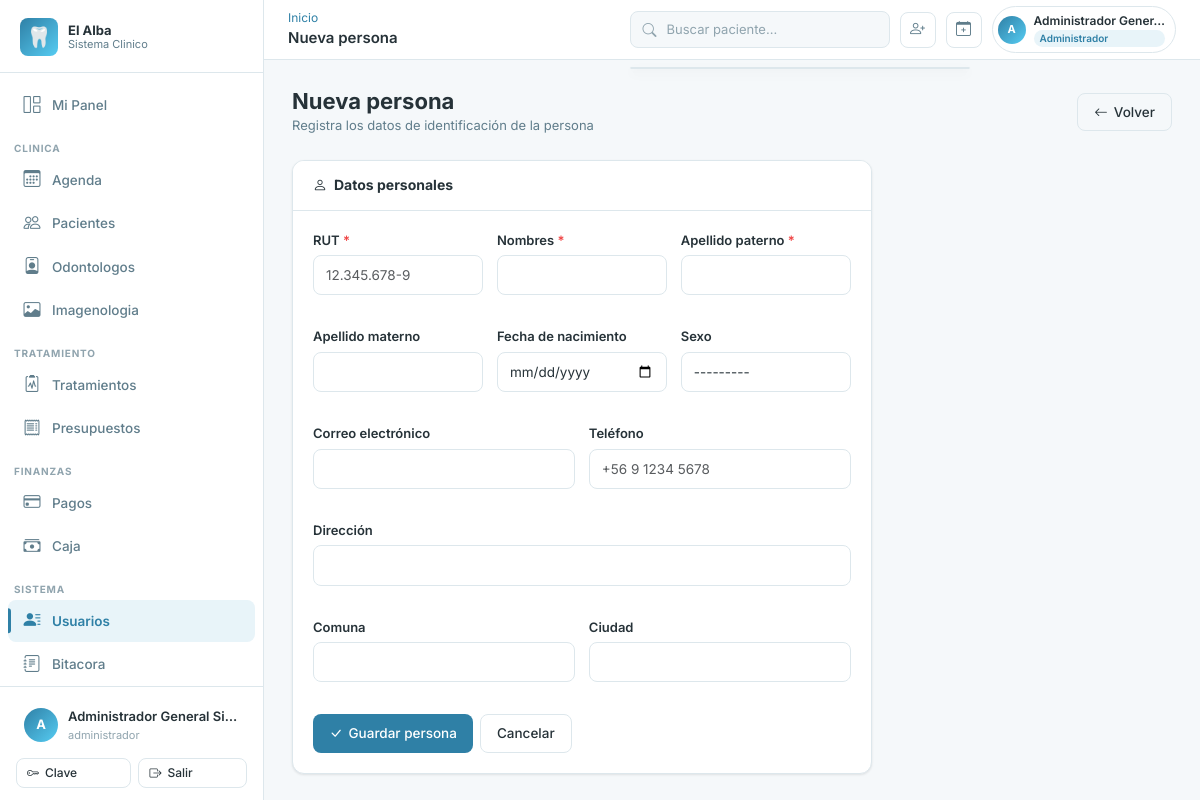
/personas/nuevo/ (signed in), run on the app's committed database.
### apps/accounts/models.py (models this page shows, shortened)
class Usuario(AbstractBaseUser):
    ESTADO_ACTIVO = "activo"
    ESTADO_INACTIVO = "inactivo"
    ESTADO_BLOQUEADO = "bloqueado"
    ESTADO_CHOICES = [
        (ESTADO_ACTIVO, "Activo"),
        (ESTADO_INACTIVO, "Inactivo"),
        (ESTADO_BLOQUEADO, "Bloqueado"),
    ]
    id_usuario = models.AutoField(primary_key=True)
    id_persona = models.OneToOneField(
        "personas.Persona",
        db_column="id_persona",
        on_delete=models.RESTRICT,
        related_name="usuario",
    )
    username = models.CharField(max_length=50, unique=True)
    password_hash = models.CharField(max_length=255)
    estado_acceso = models.CharField(
        max_length=20, choices=ESTADO_CHOICES, default=ESTADO_ACTIVO
    )
    ultimo_acceso = models.DateTimeField(null=True, blank=True)
    fecha_creacion = models.DateTimeField(default=timezone.now)
    fecha_actualizacion = models.DateTimeField(auto_now=True)
    is_staff = models.BooleanField(default=False)
    is_superuser = models.BooleanField(default=False)
    PASSWORD_FIELD = "password_hash"
    USERNAME_FIELD = "username"
    REQUIRED_FIELDS = []
    objects = UsuarioManager()
    class Meta:
        db_table = "usuarios"
        verbose_name = "Usuario"
        verbose_name_plural = "Usuarios"
        permissions = [
            ("disable_usuario", "Puede inhabilitar usuario"),
            ("reactivate_usuario", "Puede reactivar usuario"),
            ("reset_password_usuario", "Puede resetear password de usuario"),
        ]
    def has_perm(self, perm, obj=None):
        if self.is_superuser:
            return True
    def has_perms(self, perm_list, obj=None):
        if not isinstance(perm_list, (list, tuple)):
            perm_list = [perm_list]
        return all(self.has_perm(perm, obj) for perm in perm_list)
    def tiene_rol(self, *roles: str) -> bool:
        if self.is_superuser:
            return True
    @property
    def password(self):
        return self.password_hash
    @password.setter
    def password(self, value):
        self.password_hash = value
    @property
    def nombre_completo(self):
        try:
            return self.id_persona.nombre_completo
        except Exception:
            return self.username

### apps/personas/models.py (models this page shows, shortened)
class Persona(models.Model):
    ESTADO_ACTIVO = "activo"
    ESTADO_INACTIVO = "inactivo"
    ESTADO_CHOICES = [
        (ESTADO_ACTIVO, "Activo"),
        (ESTADO_INACTIVO, "Inactivo"),
    ]
    id_persona = models.AutoField(primary_key=True)
    rut = models.CharField(max_length=12, unique=True)
    nombres = models.CharField(max_length=80)
    apellido_paterno = models.CharField(max_length=50)
    apellido_materno = models.CharField(max_length=50, null=True, blank=True)
    fecha_nacimiento = models.DateField(null=True, blank=True)
    id_sexo = models.ForeignKey(
        Sexo,
        db_column="id_sexo",
        on_delete=models.RESTRICT,
        null=True,
        blank=True,
        related_name="personas",
    )
    correo = models.CharField(max_length=120, unique=True, null=True, blank=True)
    telefono = models.CharField(max_length=20, null=True, blank=True)
    direccion = models.CharField(max_length=150, null=True, blank=True)
    comuna = models.CharField(max_length=80, null=True, blank=True)
    ciudad = models.CharField(max_length=80, null=True, blank=True)
    estado_persona = models.CharField(
        max_length=20, choices=ESTADO_CHOICES, default=ESTADO_ACTIVO
    )
    fecha_creacion = models.DateTimeField(default=timezone.now)
    fecha_actualizacion = models.DateTimeField(auto_now=True)
    class Meta:
        db_table = "personas"
        verbose_name = "Persona"
        verbose_name_plural = "Personas"
        indexes = [
            models.Index(fields=["rut"], name="idx_personas_rut"),
            models.Index(fields=["id_sexo"], name="idx_personas_id_sexo"),
        ]
    @property
    def nombre_completo(self) -> str:
        partes = [self.nombres, self.apellido_paterno]
        if self.apellido_materno:
            partes.append(self.apellido_materno)
        return " ".join(partes)

class Sexo(models.Model):
    id_sexo = models.AutoField(primary_key=True)
    nombre = models.CharField(max_length=20, unique=True)
    class Meta:
        db_table = "sexos"
        verbose_name = "Sexo"
        verbose_name_plural = "Sexos"
    def __str__(self):
        return self.nombre

### apps/personas/views.py (the view, shortened to what this page needs)
# urls.py: path("nuevo/", views.PersonaCrearView.as_view(), name="crear"),
class PersonaCrearView(PermisoRequeridoMixin, View):
    permission_required = "personas.add_persona"
    template_name = "personas/crear.html"
    def get(self, request):
        return render(request, self.template_name, {"form": PersonaBaseForm()})

### templates/personas/crear.html (shortened to what this page needs)
{% extends 'base.html' %}
{% load widget_tweaks %}
{% block topbar_title %}Nueva persona{% endblock %}
{% block content %}
<div class="page-header">
  <div>
    <h1 class="page-title">Nueva persona</h1>
    <p class="page-subtitle">Registra los datos de identificación de la persona</p>
  </div>
  <a href="{% url 'personas:lista' %}" class="btn btn-outline"><i class="bi bi-arrow-left"></i> Volver</a>
</div>
<div class="row">
  <div class="col-lg-8">
    <div class="card">
      <div class="card-header"><h2 class="card-title"><i class="bi bi-person me-2"></i>Datos personales</h2></div>
      <div class="card-body">
        <form method="post" novalidate>
          <div class="row g-3">
            <div class="col-md-4">
              <div class="form-group">
                <label class="form-label">RUT <span style="color:#ef4444;">*</span></label>
                {% render_field form.rut class="form-control" placeholder="12.345.678-9" %}
              </div>
            </div>
            <div class="col-md-4">
              <div class="form-group">
                <label class="form-label">Nombres <span style="color:#ef4444;">*</span></label>
                {% render_field form.nombres class="form-control" %}
              </div>
            </div>
            <div class="col-md-4">
              <div class="form-group">
                <label class="form-label">Apellido paterno <span style="color:#ef4444;">*</span></label>
                {% render_field form.apellido_paterno class="form-control" %}
              </div>
            </div>
            <div class="col-md-4">
              <div class="form-group">
                <label class="form-label">Apellido materno</label>
                {% render_field form.apellido_materno class="form-control" %}
              </div>
            </div>
            <div class="col-md-4">
              <div class="form-group">
                <label class="form-label">Fecha de nacimiento</label>
                {% render_field form.fecha_nacimiento class="form-control" type="date" %}
              </div>
            </div>
            <div class="col-md-4">
              <div class="form-group">
                <label class="form-label">Sexo</label>
                {% render_field form.id_sexo class="form-select" %}
              </div>
            </div>
            <div class="col-md-6">
              <div class="form-group">
                <label class="form-label">Correo electrónico</label>
                {% render_field form.correo class="form-control" %}
              </div>
            </div>
            <div class="col-md-6">
              <div class="form-group">
                <label class="form-label">Teléfono</label>
                {% render_field form.telefono class="form-control" placeholder="+56 9 1234 5678" %}
              </div>
            </div>
            <div class="col-12">
              <div class="form-group">
                <label class="form-label">Dirección</label>
                {% render_field form.direccion class="form-control" %}
              </div>
            </div>
            <div class="col-md-6">
              <div class="form-group">
                <label class="form-label">Comuna</label>
                {% render_field form.comuna class="form-control" %}
              </div>
            </div>
            <div class="col-md-6">
              <div class="form-group">
                <label class="form-label">Ciudad</label>
                {% render_field form.ciudad class="form-control" %}
              </div>
            </div>
          </div>
          <div class="d-flex gap-2 mt-3">
            <button type="submit" class="btn btn-primary"><i class="bi bi-check-lg"></i> Guardar persona</button>
            <a href="{% url 'personas:lista' %}" class="btn btn-outline">Cancelar</a>
          </div>
        </form>
      </div>
    </div>
  </div>
</div>
{% endblock %}

### templates/base.html (shortened to what this page needs)
{% load static core_tags %}
<!DOCTYPE html>
<html lang="es">
<head>
  <link rel="stylesheet" href="https://cdn.jsdelivr.net/npm/bootstrap-icons@1.11.3/font/bootstrap-icons.min.css">
  <link href="https://cdn.jsdelivr.net/npm/bootstrap@5.3.3/dist/css/bootstrap.min.css" rel="stylesheet">
  <link rel="stylesheet" href="{% static 'css/main.css' %}">
</head>
<body>
<div class="app-wrapper">
  <aside class="sidebar" id="sidebar" role="navigation" aria-label="Menu principal">
    <div class="sidebar-logo">
      <div class="sidebar-logo-icon" aria-hidden="true">&#x1F9B7;</div>
      <div class="sidebar-logo-text">
        El Alba
        <small>Sistema Clinico</small>
      </div>
    </div>
    <nav class="sidebar-nav">
      <a href="{% url 'dashboard:index' %}" class="sidebar-link" id="nav-dashboard">
        <span class="nav-icon"><i class="bi bi-grid-1x2" aria-hidden="true"></i></span>
        {% if request.user|user_tiene_rol:'odontologo' %}Mi Panel{% elif request.user|user_tiene_rol:'recepcionista,administrativo' %}Recepcion{% else %}Dashboard{% endif %}
      </a>
      {% if request.user|user_tiene_rol:'administrador,director,director_clinico' %}
      <div class="sidebar-section">Clinica</div>
      <a href="{% url 'agenda:calendario' %}" class="sidebar-link" id="nav-agenda"><span class="nav-icon"><i class="bi bi-calendar3" aria-hidden="true"></i></span>Agenda</a>
      <a href="{% url 'pacientes:lista' %}" class="sidebar-link" id="nav-pacientes"><span class="nav-icon"><i class="bi bi-people" aria-hidden="true"></i></span>Pacientes</a>
      <a href="{% url 'odontologos:lista' %}" class="sidebar-link" id="nav-odontologos"><span class="nav-icon"><i class="bi bi-person-badge" aria-hidden="true"></i></span>Odontologos</a>
      <a href="{% url 'imagenologia:lista' %}" class="sidebar-link" id="nav-imagenologia"><span class="nav-icon"><i class="bi bi-image" aria-hidden="true"></i></span>Imagenologia</a>
      <div class="sidebar-section">Tratamiento</div>
      <a href="{% url 'tratamientos:lista' %}" class="sidebar-link" id="nav-tratamientos"><span class="nav-icon"><i class="bi bi-clipboard2-pulse" aria-hidden="true"></i></span>Tratamientos</a>
      <a href="{% url 'presupuestos:lista' %}" class="sidebar-link" id="nav-presupuestos"><span class="nav-icon"><i class="bi bi-receipt" aria-hidden="true"></i></span>Presupuestos</a>
      <div class="sidebar-section">Finanzas</div>
      <a href="{% url 'pagos:lista' %}" class="sidebar-link" id="nav-pagos"><span class="nav-icon"><i class="bi bi-credit-card" aria-hidden="true"></i></span>Pagos</a>
      <a href="{% url 'caja:lista' %}" class="sidebar-link" id="nav-caja"><span class="nav-icon"><i class="bi bi-cash-stack" aria-hidden="true"></i></span>Caja</a>
      <div class="sidebar-section">Sistema</div>
      <a href="{% url 'personas:lista' %}" class="sidebar-link" id="nav-personas"><span class="nav-icon"><i class="bi bi-person-lines-fill" aria-hidden="true"></i></span>Usuarios</a>
      <a href="{% url 'auditoria:lista' %}" class="sidebar-link" id="nav-auditoria"><span class="nav-icon"><i class="bi bi-journal-text" aria-hidden="true"></i></span>Bitacora</a>
      {% else %}
      <a href="{% url 'pacientes:lista' %}" class="sidebar-link"><span class="nav-icon"><i class="bi bi-people" aria-hidden="true"></i></span>Pacientes</a>
      <a href="{% url 'agenda:calendario' %}" class="sidebar-link"><span class="nav-icon"><i class="bi bi-calendar3" aria-hidden="true"></i></span>Agenda</a>
      {% endif %}
    </nav>
    <div class="sidebar-footer">
      <div class="sidebar-user" role="button" tabindex="0" aria-label="Opciones de usuario">
        <div class="sidebar-user-avatar" aria-hidden="true">{{ request.user.username|first|upper }}</div>
        <div class="sidebar-user-info">
          <div class="sidebar-user-name">{{ request.user.nombre_completo }}</div>
          <div class="sidebar-user-role">
            {% for rol in usuario_roles %}{{ rol }}{% if not forloop.last %}, {% endif %}{% endfor %}
          </div>
        </div>
      </div>
      <div class="mt-2 d-flex gap-2">
        <a href="{% url 'accounts:cambiar_password' %}" class="btn btn-outline btn-sm flex-fill">
          <i class="bi bi-key" aria-hidden="true"></i> Clave
        </a>
        <form method="post" action="{% url 'accounts:logout' %}" class="flex-fill">
          <button type="submit" class="btn btn-outline btn-sm w-100">
            <i class="bi bi-box-arrow-right" aria-hidden="true"></i> Salir
          </button>
        </form>
      </div>
    </div>
  </aside>
  <div class="main-content">
    <header class="topbar" role="banner">
      <div class="topbar-left">
        <div>
          <nav aria-label="Ruta actual" class="breadcrumb mb-0 d-none d-md-flex">
            {% block breadcrumb %}<a href="{% url 'dashboard:index' %}">Inicio</a>{% endblock %}
          </nav>
          <span class="topbar-title">{% block topbar_title %}Panel{% endblock %}</span>
        </div>
      </div>
      <div class="topbar-actions">
        <div class="position-relative">
          <div class="search-box" role="search">
            <i class="bi bi-search" style="color:var(--color-texto-muy-suave);flex-shrink:0;" aria-hidden="true"></i>
            <input
              type="search"
              placeholder="Buscar paciente..."
              hx-get="{% url 'pacientes:buscar_htmx' %}"
              hx-trigger="input changed delay:300ms, search"
              hx-target="#resultados-busqueda-global"
              name="q"
              autocomplete="off"
              id="busqueda-global"
              aria-label="Buscador universal"
              aria-autocomplete="list"
              aria-controls="resultados-busqueda-global"
            >
          </div>
          <div id="resultados-busqueda-global" class="search-results-dropdown" role="listbox" aria-label="Resultados de busqueda"></div>
        </div>
        {% if request.user|user_tiene_rol:'administrador,recepcionista,administrativo,director' %}
        <a href="{% url 'pacientes:crear' %}" class="topbar-icon-btn d-none d-lg-flex" title="Nuevo paciente" aria-label="Nuevo paciente">
          <i class="bi bi-person-plus" aria-hidden="true"></i>
        </a>
        <a href="{% url 'agenda:crear_cita' %}" class="topbar-icon-btn d-none d-lg-flex" title="Nueva cita" aria-label="Nueva cita">
          <i class="bi bi-calendar-plus" aria-hidden="true"></i>
        </a>
        {% endif %}
        <div class="topbar-user-chip" id="topbar-user-menu" role="button" tabindex="0" aria-label="Menu de usuario">
          <div class="topbar-user-avatar" aria-hidden="true">{{ request.user.username|first|upper }}</div>
          <div class="d-none d-md-block">
            <div class="topbar-user-name">{{ request.user.nombre_completo|truncatechars:20 }}</div>
            {% for rol in usuario_roles|slice:":1" %}
            <div class="topbar-role-chip">{{ rol }}</div>
            {% endfor %}
          </div>
        </div>
      </div>
    </header>
    <main class="page-content" id="main-content" tabindex="-1">
      {% block content %}{% endblock %}
    </main>
  </div>
</div>
</body>
</html>

### data on the page
Usuario: user.username|first "A", user.nombre_completo "Administrador General Si…", user.nombre_completo "Administrador Gener…"
Sexo: id_sexo "---------"

### other printed values
{{ rol }} "administrador"
{{ rol }} "Administrador"
